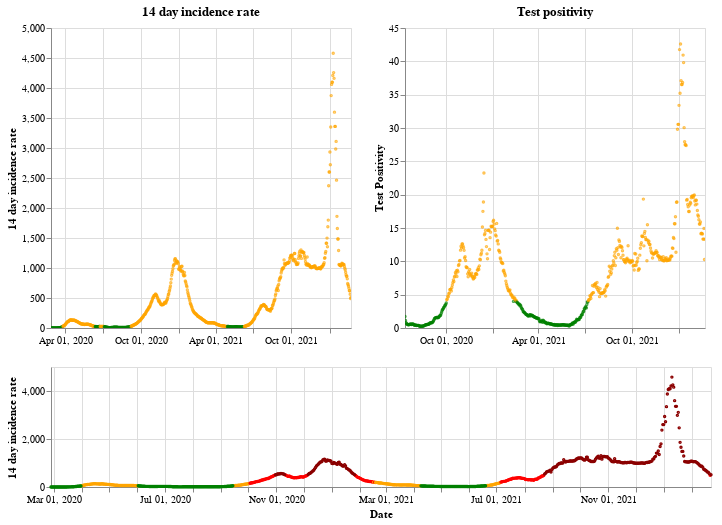

Source (notebook cell):
### Markdown cell above
## Wales

### Code cell
plot_traffic_light('Wales')

### Figure 1 — Vega-Lite specification as saved in the notebook (floating-point values rounded to 4 significant figures; data arrays with more than 128 entries replaced by an {"elided": "..."} marker saying what was removed)
{"config": {"view": {"continuousWidth": 400, "continuousHeight": 300}}, "vconcat": [{"hconcat": [{"mark": {"type": "point", "size": 2}, "encoding": {"color": {"condition": {"value": "green", "test": "(datum.twoWeeklyCasesRate <= 25)"}, "value": "orange"}, "tooltip": [{"type": "nominal", "field": "areaName"}, {"type": "temporal", "field": "date"}, {"type": "quantitative", "field": "twoWeeklyCasesRate"}, {"type": "quantitative", "field": "testPositivity"}], "x": {"type": "temporal", "axis": {"title": ""}, "field": "date", "scale": {"domain": {"selection": "DateBrush"}}, "timeUnit": "yearmonthdate"}, "y": {"type": "quantitative", "axis": {"title": "14 day incidence rate"}, "field": "twoWeeklyCasesRate"}}, "title": "14 day incidence rate", "width": 300}, {"mark": {"type": "point", "size": 2}, "encoding": {"color": {"condition": {"value": "green", "test": "(datum.testPositivity <= 4)"}, "value": "orange"}, "tooltip": [{"type": "nominal", "field": "areaName"}, {"type": "temporal", "field": "date"}, {"type": "quantitative", "field": "twoWeeklyCasesRate"}, {"type": "quantitative", "field": "testPositivity"}], "x": {"type": "temporal", "axis": {"title": ""}, "field": "date", "scale": {"domain": {"selection": "DateBrush"}}, "timeUnit": "yearmonthdate"}, "y": {"type": "quantitative", "axis": {"title": "Test Positivity"}, "field": "testPositivity"}}, "title": "Test positivity", "width": 300}]}, {"layer": [{"mark": {"type": "point", "size": 2}, "encoding": {"color": {"condition": {"value": "orange", "test": "(((datum.testPositivity < 4) && (datum.twoWeeklyCasesRate >= 50)) && (datum.twoWeeklyCasesRate < 200))"}, "value": "red"}, "opacity": {"condition": {"value": 1, "test": "((datum.twoWeeklyCasesRate >= 50) && (datum.twoWeeklyCasesRate < 500))"}, "value": 0}, "tooltip": [{"type": "nominal", "field": "areaName"}, {"type": "temporal", "field": "date"}, {"type": "quantitative", "field": "twoWeeklyCasesRate"}, {"type": "quantitative", "field": "testPositivity"}], "x": {"type": "temporal", "axis": {"title": "Date"}, "field": "date", "timeUnit": "yearmonthdate"}, "y": {"type": "quantitative", "axis": {"title": "14 day incidence rate"}, "field": "twoWeeklyCasesRate"}}, "selection": {"DateBrush": {"type": "interval", "encodings": ["x"], "fields": ["Time"]}}}, {"mark": {"type": "point", "size": 2}, "encoding": {"color": {"value": "darkred"}, "opacity": {"condition": {"value": 1, "test": "(datum.twoWeeklyCasesRate >= 500)"}, "value": 0}, "tooltip": [{"type": "nominal", "field": "areaName"}, {"type": "temporal", "field": "date"}, {"type": "quantitative", "field": "twoWeeklyCasesRate"}, {"type": "quantitative", "field": "testPositivity"}], "x": {"type": "temporal", "axis": {"title": "Date"}, "field": "date", "timeUnit": "yearmonthdate"}, "y": {"type": "quantitative", "axis": {"title": "14 day incidence rate"}, "field": "twoWeeklyCasesRate"}}}, {"mark": {"type": "point", "size": 2}, "encoding": {"color": {"condition": {"value": "green", "test": "((datum.testPositivity < 4) && (datum.twoWeeklyCasesRate < 50))"}, "value": "orange"}, "opacity": {"condition": {"value": 1, "test": "(datum.twoWeeklyCasesRate < 50)"}, "value": 0}, "tooltip": [{"type": "nominal", "field": "areaName"}, {"type": "temporal", "field": "date"}, {"type": "quantitative", "field": "twoWeeklyCasesRate"}, {"type": "quantitative", "field": "testPositivity"}], "x": {"type": "temporal", "axis": {"title": "Date"}, "field": "date", "timeUnit": "yearmonthdate"}, "y": {"type": "quantitative", "axis": {"title": "14 day incidence rate"}, "field": "twoWeeklyCasesRate"}}}], "height": 120, "width": 660}], "data": {"name": "data-8dab35f00775cc669312c0052578d408"}, "$schema": "https://vega.github.io/schema/vega-lite/v4.8.1.json", "datasets": {"data-8dab35f00775cc669312c0052578d408": {"elided": "727 records"}}}
